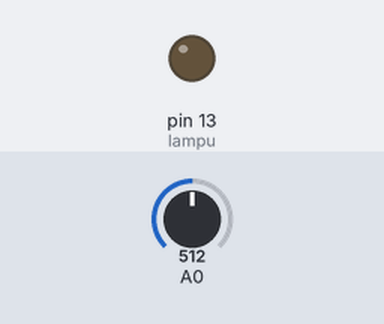
A sketch run on a simulated Arduino Uno, built with avr-gcc and run on an emulated ATmega328P. Parts: output pins drawn as LEDs (lit = HIGH). The inputs (shaded band) are chosen by the test bench; at power-on: A0 = 512.

Above: at 1.2 s.
1.3 s: A0 set to 533
At 1.7 s:
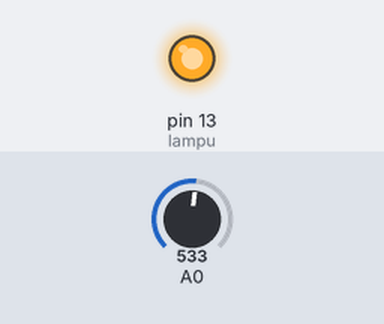
2.8 s: A0 set to 511
At 4.0 s:
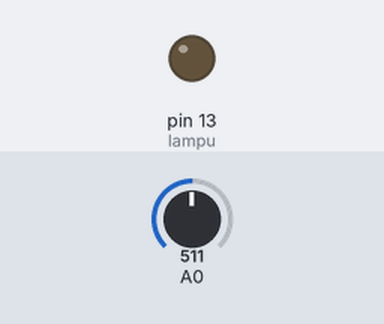
4.3 s: A0 set to 530
At 5.2 s:
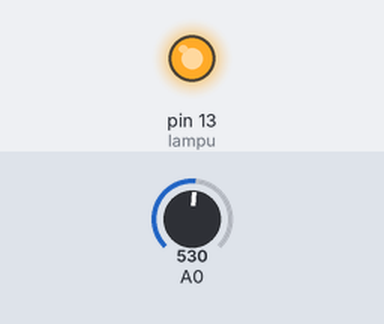
Timing chart, 0 to 7.3 s (numbered marks = the images above; inputs shaded):
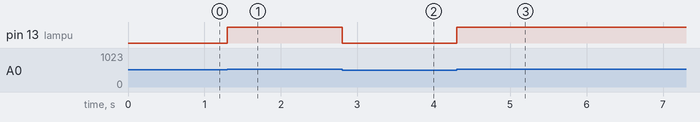

The sketch:

sensor.ino
```cpp
//Penggunaan sensor asap

const int sensor=  A0;
int lampu = 13;
int sensorValue = 0;

void setup() {
  Serial.begin(9600);
  pinMode(lampu, OUTPUT);
}

void loop() {
  sensorValue=analogRead(0);
  if (sensorValue >= 520){
    digitalWrite(lampu, HIGH);
  }
else {
  digitalWrite(lampu, LOW);
 }
}
```

Measured:
- the behaviour switches between 519 and 520 on A0 (found by bisection; images 0 and 1)
- after the input at 1.3 s, pin 13 (lampu): LOW → HIGH at once
- after the input at 2.8 s, pin 13 (lampu): HIGH → LOW at once
- after the input at 4.3 s, pin 13 (lampu): LOW → HIGH at once
